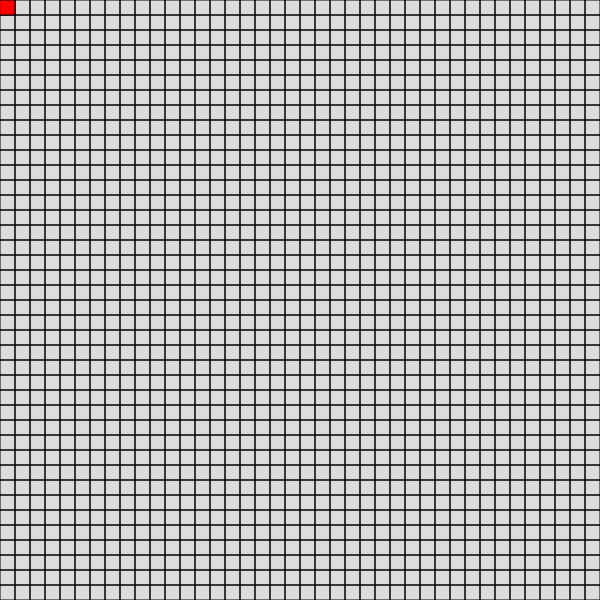
Frame 1 (no input)
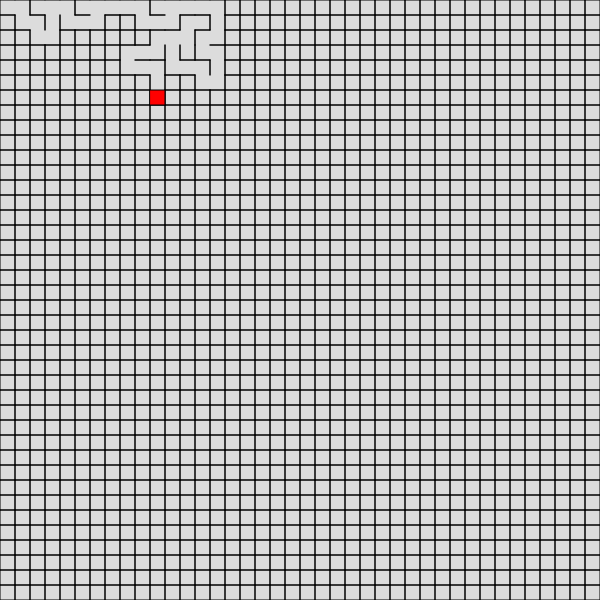
Frame 60 (no input)
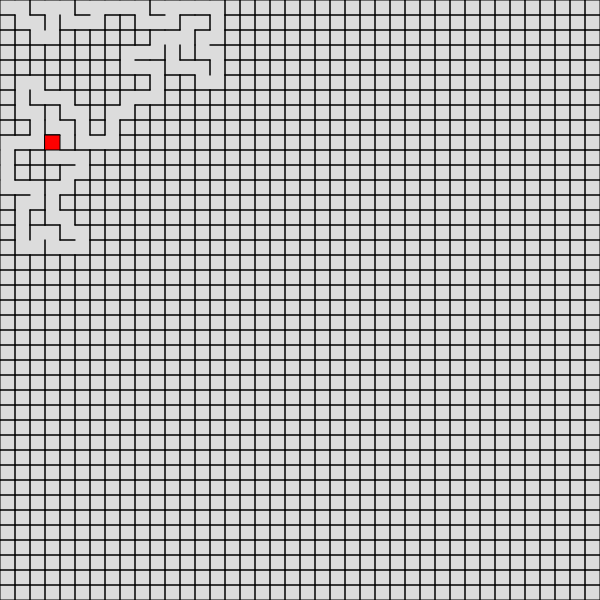
Frame 120 (the mouse pressed at the canvas centre since frame 60)

The p5.js sketch that drew these frames (run headless with seeded random() and noise() and a simulated clock; from frame 60 on, the mouse is pressed at the canvas centre):

// p5.js sketch
// ── sketch.js
//refer to https://en.wikipedia.org/wiki/Maze_generation_algorithm#Randomized_depth-first_search for more information.

var cW = 600; //Change this to change canvas width
var cH = 600; //Change this to change canvas height
var size = 15; //Change this to change cell size

var cols, rows;
var grid = [];
var currIndex = 0;
var stack = [];
var NeighbourIndex;


//p5js setup (runs once on startup)
function setup() {
  createCanvas(cW, cH);
  cols = floor(width/size);
  rows = floor(height/size);
  
  //frameRate(5); //Uncomment this line to see your maze generate slowly
  

  //Creates a grid
  for(i = 0; i < rows; i++){
    for(j = 0;j < cols; j++){
      grid.push(new cell(j, i))
    }
  }

  //Pushes the Initial position to a stack
  stack.push(currIndex);
}

//p5js draw function (runs once every frame)
function draw() {
  background(220);
  
  //Draws the grid every frame
  for(i = 0; i < grid.length; i++){
    var x = grid[i].i * size;
    var y = grid[i].j * size;
    
    //top wall
    if(grid[i].walls[0]){
      line(x,y,x,y+size);
    }

    //right wall
    if(grid[i].walls[1]){
      line(x,y+size,x+size,y+size);
    }

    //bottom wall
    if(grid[i].walls[2]){
      line(x+size,y+size,x+size, y);
    }

    //left wall
    if(grid[i].walls[3]){
      line(x+size,y,x,y);
    }
  }
  
  //marks the current cell as visited
  grid[currIndex].visited = true;
  
  //displays the current cell
  if(grid[currIndex].visited){
    fill('red');
    rect(grid[currIndex].i*size, grid[currIndex].j*size, size, size);
  }
  
  //Recursive Backtracking algorithm
  if(stack.length > 0){
    currIndex = stack.pop();
    NeighbourIndex = getRandomUnvisitedNeighbour(grid, currIndex);
    if(NeighbourIndex > 0){
      stack.push(currIndex);
      removeWalls(grid, currIndex, NeighbourIndex);
      stack.push(NeighbourIndex);
    }
  }
}


//returns the index of any one unvisited neighbour
function getRandomUnvisitedNeighbour(grid, i){
  var neighbours = [];
  
  var gridI = grid[i].i;
  var gridJ = grid[i].j;

  //top neighbour
  if(gridI > 0){
    if(!grid[getIndex(gridI-1,gridJ)].visited){
      neighbours.push(grid[getIndex(gridI-1,gridJ)]);
    }
  }

  //left neighbour
  if(gridJ > 0){
    if(!grid[getIndex(gridI,gridJ-1)].visited){
      neighbours.push(grid[getIndex(gridI,gridJ-1)]);
    }
  }

  //right neighbour
  if(gridJ < cols - 1){
    if(!grid[getIndex(gridI,gridJ+1)].visited){
      neighbours.push(grid[getIndex(gridI,gridJ+1)]);
    }
  }

  //bottom neighbour
  if(gridI < rows - 1){
    if(!grid[getIndex(gridI+1,gridJ)].visited){
      neighbours.push(grid[getIndex(gridI+1,gridJ)]);
    }
  }

  //randomly returns the index of a neighbour form a list of neighbours
  if(neighbours.length > 0){
    var randomNeighbour = neighbours[floor(random(0, neighbours.length))];
    return getIndex(randomNeighbour.i, randomNeighbour.j);
  }

  //else returns -1
  else{
    return -1;
  }
}


//converts 2d array position to 1d array position
function getIndex(i, j){
  var index = i + cols * j;
  return Math.floor(index);
}


//removes the wall between two cells
function removeWalls(grid, i, nI){
  var dX = grid[i].i - grid[nI].i;
  var dY = grid[i].j - grid[nI].j;
  
  //removes top wall
  if(dX == 1){
    grid[i].walls[0] = false;
    grid[nI].walls[2] = false;
  }

  //removes bottom wall
  if(dX == -1){
    grid[i].walls[2] = false;
    grid[nI].walls[0] = false;
  }

  //removes left wall
  if(dY == 1){
    grid[i].walls[3] = false;
    grid[nI].walls[1] = false;
  }

  //removes right wall
  if(dY == -1){
    grid[i].walls[1] = false;
    grid[nI].walls[3] = false;
  }
}


//cell definition
function cell(i, j){
  this.j = j;
  this.i = i;
  
  this.visited = false;
  this.walls = [true, true, true, true];
}
